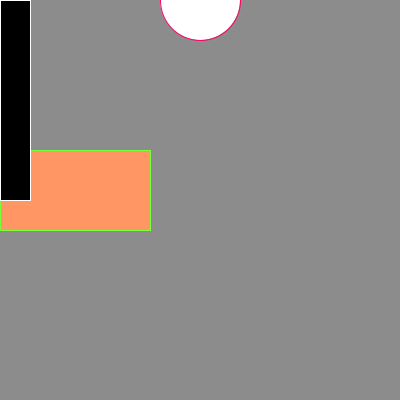
Frame 1 (no input)
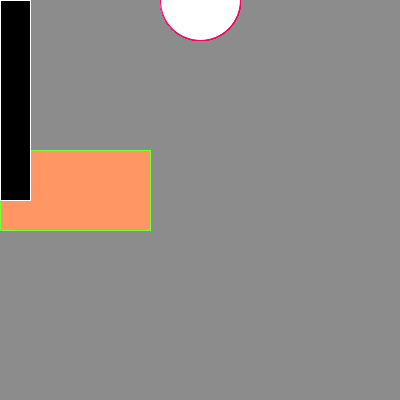
Frame 60 (the mouse pressed at the canvas centre just before this capture)
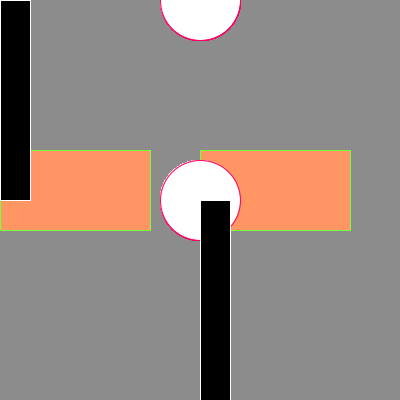
Frame 120 (the mouse held since frame 60 and released just before this capture)

The Processing sketch that drew these frames (run headless with seeded random() and noise(); from frame 60 on, the mouse is pressed at the canvas centre):

// Processing sketch: processing_169196
// ── processing_169196.pde

void setup() {

  size(400, 400);

  background(140);
}



  void draw() {

    stroke(120, 255, 60);

    fill(255, 150, 100);

    rect(mouseX, 150, 150, 80);




    stroke(255, 0, 100);

    fill(255);

    ellipse(200, mouseY, 80, 80);




    stroke(255);

    fill(0);

    rect(mouseY, mouseX, 30, 200);
  }
void mousePressed() {
       background(140);
     }
